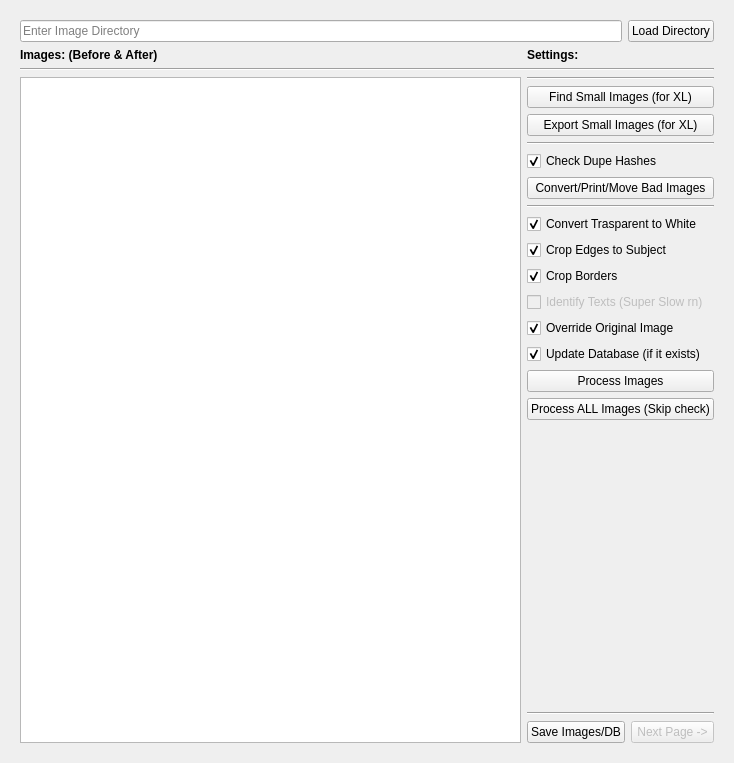
<?xml version="1.0" encoding="UTF-8"?>
<ui version="4.0">
 <class>Form</class>
 <widget class="QWidget" name="Form">
  <property name="geometry">
   <rect>
    <x>0</x>
    <y>0</y>
    <width>734</width>
    <height>763</height>
   </rect>
  </property>
  <property name="windowTitle">
   <string>Form</string>
  </property>
  <layout class="QGridLayout" name="gridLayout_2">
   <item row="0" column="0">
    <widget class="QWidget" name="widget" native="true">
     <property name="autoFillBackground">
      <bool>false</bool>
     </property>
     <layout class="QGridLayout" name="gridLayout">
      <item row="0" column="0">
       <layout class="QGridLayout" name="gridLayout_5">
        <item row="0" column="0">
         <widget class="QLineEdit" name="DirectoryText">
          <property name="toolTip">
           <string>enter image location, database file is not necessary to process the imgs, RECOMMENDED to process imgs here before procedding with database creation</string>
          </property>
          <property name="placeholderText">
           <string>Enter Image Directory</string>
          </property>
         </widget>
        </item>
        <item row="3" column="0" colspan="2">
         <layout class="QGridLayout" name="gridLayout_6">
          <item row="0" column="1">
           <widget class="QLabel" name="label_2">
            <property name="font">
             <font>
              <weight>75</weight>
              <bold>true</bold>
             </font>
            </property>
            <property name="text">
             <string>Images: (Before &amp; After)</string>
            </property>
           </widget>
          </item>
          <item row="2" column="1">
           <widget class="QListView" name="ImageList"/>
          </item>
          <item row="2" column="2">
           <layout class="QGridLayout" name="gridLayout_3">
            <item row="11" column="0" colspan="2">
             <widget class="QCheckBox" name="checkBox">
              <property name="enabled">
               <bool>false</bool>
              </property>
              <property name="text">
               <string>Identify Texts (Super Slow rn)</string>
              </property>
             </widget>
            </item>
            <item row="1" column="0" colspan="2">
             <widget class="QPushButton" name="checkImgSize">
              <property name="toolTip">
               <string>No need to load directory, only type a valid dir in the top field.  Recursively check the directories and find images not suited for XL training (total img pixels &lt; 640 x 768) </string>
              </property>
              <property name="text">
               <string>Find Small Images (for XL)</string>
              </property>
             </widget>
            </item>
            <item row="25" column="0">
             <widget class="QPushButton" name="SaveImages">
              <property name="text">
               <string>Save Images/DB</string>
              </property>
             </widget>
            </item>
            <item row="17" column="0" colspan="2">
             <widget class="QPushButton" name="pushButton_process_all">
              <property name="toolTip">
               <string>Process ALL images in the directory using the checked criterions, skips confirmation by user</string>
              </property>
              <property name="text">
               <string>Process ALL Images (Skip check)</string>
              </property>
             </widget>
            </item>
            <item row="14" column="0" colspan="2">
             <widget class="QCheckBox" name="updateDB">
              <property name="toolTip">
               <string>This will update the md5 hashes in the database when the &quot;Save Images&quot; is clicked</string>
              </property>
              <property name="text">
               <string>Update Database (if it exists)</string>
              </property>
              <property name="checked">
               <bool>true</bool>
              </property>
             </widget>
            </item>
            <item row="12" column="0" rowspan="2" colspan="2">
             <widget class="QCheckBox" name="OverrideOriginal">
              <property name="sizePolicy">
               <sizepolicy hsizetype="Minimum" vsizetype="Preferred">
                <horstretch>0</horstretch>
                <verstretch>0</verstretch>
               </sizepolicy>
              </property>
              <property name="toolTip">
               <string>The new images that are saved when you click &quot;save Image&quot; at the bottom of the page will overwrite the original.  If unchecked, it will use the original name + &quot;post_edit&quot; as it's new name</string>
              </property>
              <property name="text">
               <string>Override Original Image</string>
              </property>
              <property name="checked">
               <bool>true</bool>
              </property>
             </widget>
            </item>
            <item row="4" column="0" colspan="2">
             <widget class="Line" name="line_3">
              <property name="orientation">
               <enum>Qt::Horizontal</enum>
              </property>
             </widget>
            </item>
            <item row="8" column="0" colspan="2">
             <widget class="QCheckBox" name="ConvertTransparent">
              <property name="sizePolicy">
               <sizepolicy hsizetype="Preferred" vsizetype="Preferred">
                <horstretch>0</horstretch>
                <verstretch>0</verstretch>
               </sizepolicy>
              </property>
              <property name="maximumSize">
               <size>
                <width>16777215</width>
                <height>100</height>
               </size>
              </property>
              <property name="toolTip">
               <string>This will make a new layer that is white and paste it below the transparent image</string>
              </property>
              <property name="text">
               <string>Convert Trasparent to White</string>
              </property>
              <property name="checked">
               <bool>true</bool>
              </property>
             </widget>
            </item>
            <item row="9" column="0" colspan="2">
             <widget class="QCheckBox" name="CropEdge">
              <property name="toolTip">
               <string>&lt;html&gt;&lt;head/&gt;&lt;body&gt;&lt;p&gt;This will crop empty spaces (monocolor or weak gradient) &lt;/p&gt;&lt;p&gt;and will leave a ~2% (relative to original dim) pad around the subject&lt;/p&gt;&lt;/body&gt;&lt;/html&gt;</string>
              </property>
              <property name="text">
               <string>Crop Edges to Subject</string>
              </property>
              <property name="checked">
               <bool>true</bool>
              </property>
             </widget>
            </item>
            <item row="25" column="1">
             <widget class="QPushButton" name="NextPage">
              <property name="enabled">
               <bool>false</bool>
              </property>
              <property name="toolTip">
               <string>this button will activate if you're processing images </string>
              </property>
              <property name="text">
               <string>Next Page -&gt;</string>
              </property>
             </widget>
            </item>
            <item row="19" column="0">
             <spacer name="verticalSpacer">
              <property name="orientation">
               <enum>Qt::Vertical</enum>
              </property>
              <property name="sizeHint" stdset="0">
               <size>
                <width>20</width>
                <height>40</height>
               </size>
              </property>
             </spacer>
            </item>
            <item row="20" column="0" colspan="2">
             <widget class="Line" name="line_2">
              <property name="orientation">
               <enum>Qt::Horizontal</enum>
              </property>
             </widget>
            </item>
            <item row="10" column="0" colspan="2">
             <widget class="QCheckBox" name="CropBorder">
              <property name="toolTip">
               <string>&lt;html&gt;&lt;head/&gt;&lt;body&gt;&lt;p&gt;This will identify a border by checking sides that goes from monocolor or &lt;/p&gt;&lt;p&gt;weak gradient to a sudden change in color. Then crop without a padding.&lt;/p&gt;&lt;/body&gt;&lt;/html&gt;</string>
              </property>
              <property name="text">
               <string>Crop Borders</string>
              </property>
              <property name="checked">
               <bool>true</bool>
              </property>
             </widget>
            </item>
            <item row="16" column="0" colspan="2">
             <widget class="QPushButton" name="ProcessImages">
              <property name="toolTip">
               <string>Process images (up to max 4k pixels multiplier in settings tab) using the checked criterions, this will cache the results and ask the user for confirmation in the side window</string>
              </property>
              <property name="text">
               <string>Process Images</string>
              </property>
             </widget>
            </item>
            <item row="5" column="0" colspan="2">
             <widget class="QCheckBox" name="checkDupeHash">
              <property name="toolTip">
               <string>Check for duplicate hashes and moves them out (Directory needs to be loaded for this)</string>
              </property>
              <property name="text">
               <string>Check Dupe Hashes</string>
              </property>
              <property name="checked">
               <bool>true</bool>
              </property>
             </widget>
            </item>
            <item row="6" column="0" colspan="2">
             <widget class="QPushButton" name="checkImageType">
              <property name="toolTip">
               <string>This will convert non jpeg/jpg/png images to png and print out truncated files that are not used for training.</string>
              </property>
              <property name="text">
               <string>Convert/Print/Move Bad Images</string>
              </property>
             </widget>
            </item>
            <item row="7" column="0" colspan="2">
             <widget class="Line" name="line_5">
              <property name="orientation">
               <enum>Qt::Horizontal</enum>
              </property>
             </widget>
            </item>
            <item row="2" column="0" colspan="2">
             <widget class="QPushButton" name="exportSmall">
              <property name="toolTip">
               <string>Run after button above, this will make a new folder in the directory and move all small images while keeping the folder structure</string>
              </property>
              <property name="text">
               <string>Export Small Images (for XL)</string>
              </property>
             </widget>
            </item>
            <item row="0" column="0" colspan="2">
             <widget class="Line" name="line_4">
              <property name="orientation">
               <enum>Qt::Horizontal</enum>
              </property>
             </widget>
            </item>
           </layout>
          </item>
          <item row="1" column="1" colspan="2">
           <widget class="Line" name="line">
            <property name="orientation">
             <enum>Qt::Horizontal</enum>
            </property>
           </widget>
          </item>
          <item row="0" column="2">
           <widget class="QLabel" name="label">
            <property name="sizePolicy">
             <sizepolicy hsizetype="Preferred" vsizetype="Preferred">
              <horstretch>0</horstretch>
              <verstretch>0</verstretch>
             </sizepolicy>
            </property>
            <property name="maximumSize">
             <size>
              <width>16777215</width>
              <height>100</height>
             </size>
            </property>
            <property name="font">
             <font>
              <weight>75</weight>
              <bold>true</bold>
             </font>
            </property>
            <property name="text">
             <string>Settings:</string>
            </property>
           </widget>
          </item>
         </layout>
        </item>
        <item row="0" column="1">
         <widget class="QPushButton" name="LoadDirectory">
          <property name="toolTip">
           <string/>
          </property>
          <property name="text">
           <string>Load Directory</string>
          </property>
         </widget>
        </item>
       </layout>
      </item>
     </layout>
    </widget>
   </item>
  </layout>
 </widget>
 <resources/>
 <connections/>
</ui>
